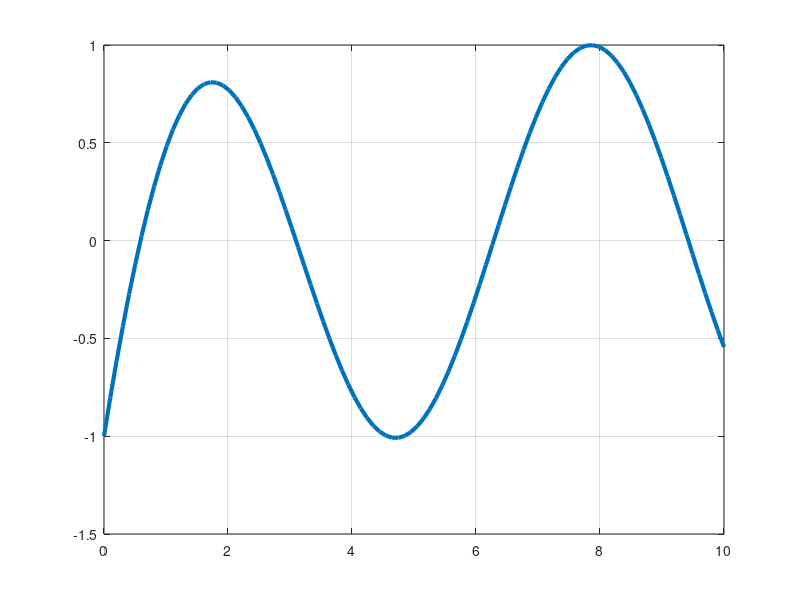

Write MATLAB code to recreate this figure. (Note: this script raises an error after producing the figure.)
% Problema a Tema 2
f=@(x)sin(x)-exp(-x);
x=linspace(0,10,100);
y=f(x);
plot(x,y,'Linewidth',3)
hold on
grid on
[interval]=cautainterval(f,0,10,50)
for i=1: size(interval,1)
    x1=interval(i,1)
    x2=interval(i,2)
    fill([x1 x1 x2 x2 x1],[-0.3,0.3,0.3,-0.3,-0.3],[0.7 0.3 0.9 0.5 0.7])
    r(i)=met_bis(f,x1,x2,10^(-3));
end
plot(r,f(r),'o','Markerfacecolor','y','Markersize',10)